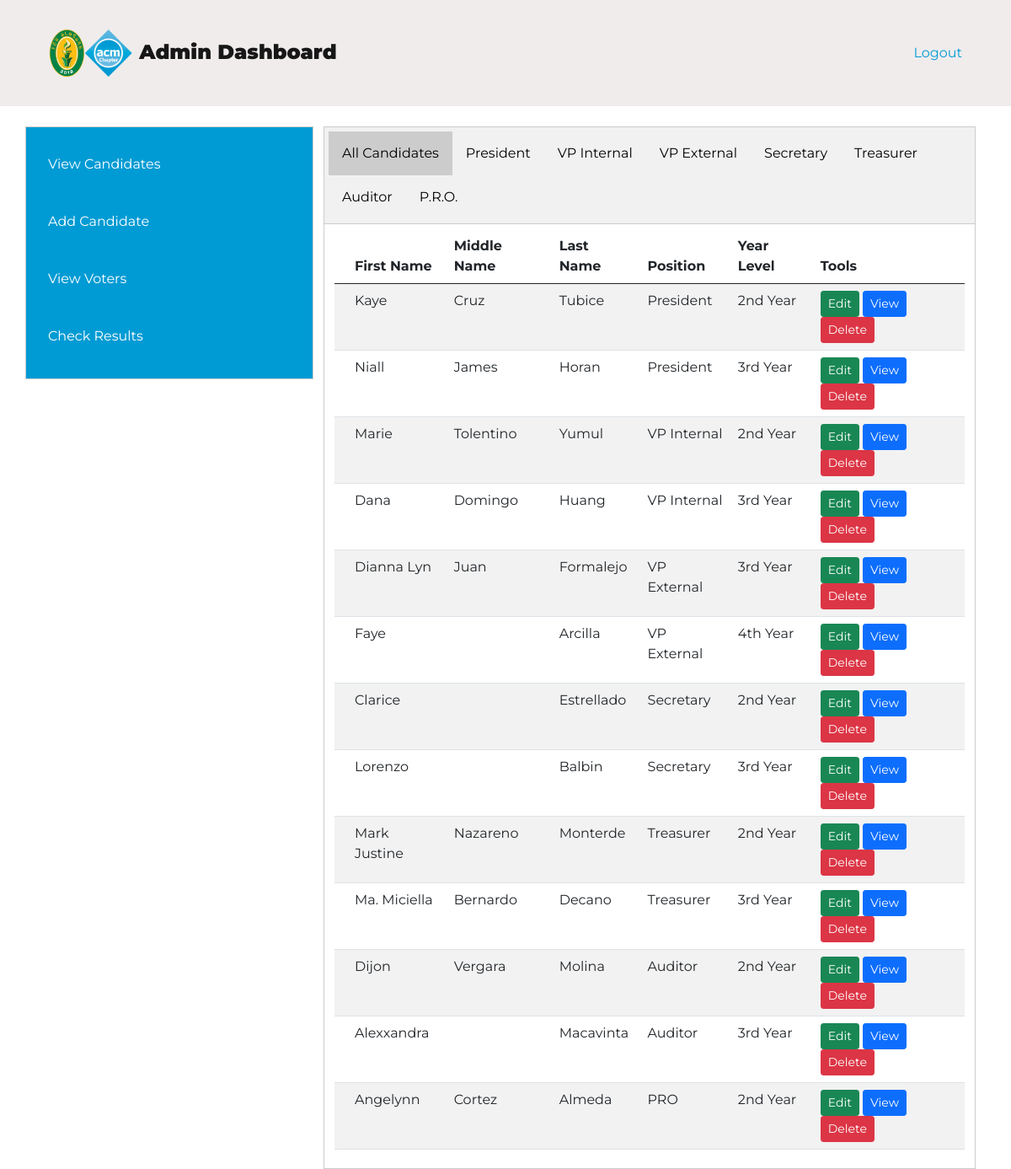
Page /admin_home.php on the committed database.
### tables this page shows
CREATE TABLE `records` (
  `username` int(9) NOT NULL,
  `password` varchar(50) NOT NULL,
  `firstname` varchar(50) NOT NULL,
  `middlename` varchar(50) NOT NULL,
  `lastname` varchar(50) NOT NULL,
  `position` varchar(50) NOT NULL,
  `accesslevel` varchar(50) NOT NULL,
  `yearlevel` varchar(50) NOT NULL,
  `gender` varchar(50) NOT NULL,
  `status` varchar(50) NOT NULL DEFAULT 'not voted',
  `votes` int(3) NOT NULL,
  `images` mediumblob NOT NULL
);

### admin_home.php (the view, shortened to what this page needs)
<!DOCTYPE html>
<html>
    <head>
        <link rel="stylesheet" href="https://cdn.jsdelivr.net/npm/bootstrap@5.0.0-beta1/dist/css/bootstrap.min.css">
	    <link rel="stylesheet" type="text/css" href="admin_home.css">
    </head>
    <body>
    <nav class="navbar navbar-expand-lg navbar-light bg-light">
    <div class="container"> <a class="navbar-brand" href="#">
            <div class="d-flex">
                <div class="ms-3 d-flex flex-column">
                    <div class="h4"> <img src="images/logo.png"> Admin Dashboard </div>
                </div>
            </div>
        </a>
        <div class="collapse navbar-collapse" id="mynav">
            <ul class="navbar-nav ms-auto mb-2 mb-lg-0">
                <li class="nav-item"> <a class="nav-link active" aria-current="page" href="logout.php">Logout <span class="fas fa-th-large px-1"></span></a> </li>
        </div>
    </div>
    </nav>
    <div class="container mt-4">
        <div class="row">
            <div class="tab">
            <button class="tablinks" onclick="openTab(event, 'ViewCandidates')" id = "defaultOpen">View Candidates</button>
            <button class="tablinks" onclick="openTab(event, 'AddCandidate')">Add Candidate</button>
            <button class="tablinks" onclick="openTab(event, 'ViewVoters')">View Voters</button>
            <button class="tablinks" onclick="openTab(event, 'CheckResults')" id = "CheckRes">Check Results</button>
            </div>
            <div id="ViewCandidates" class="tabcontent">
                <div class="tabh">
                <button class="tablinks" onclick="openTabh(event, 'Allcand')" id = "defaultOpen1">All Candidates</button>
                <button class="tablinks" onclick="openTabh(event, 'Pres')">President</button>
                <button class="tablinks" onclick="openTabh(event, 'VPInt')">VP Internal</button>
                <button class="tablinks" onclick="openTabh(event, 'VPExt')">VP External</button>
                <button class="tablinks" onclick="openTabh(event, 'Sec')">Secretary</button>
                <button class="tablinks" onclick="openTabh(event, 'Treas')">Treasurer</button>
                <button class="tablinks" onclick="openTabh(event, 'Audit')">Auditor</button>
                <button class="tablinks" onclick="openTabh(event, 'PRO')">P.R.O.</button>
                </div>
                <div id="Allcand" class="tabcontenth">
                <table class="table table-striped">
                    <thead>
                        <tr>
                            <th></th>
                            <th> First Name </th>
                            <th> Middle Name </th>
                            <th> Last Name </th>
                            <th> Position </th>
                            <th> Year Level </th>
                            <th>Tools</th>
                        </tr>
                    </thead>
                    <tbody>
                    <?php
                        $conn = mysqli_connect('localhost', 'root', '', 'phpfinals');
                        $selectall = mysqli_query($conn,"SELECT `username`, `firstname`, `middlename`, `lastname`, `position`, `yearlevel` FROM phpfinals.records WHERE `position` != ''");
                        function disp($stmnt)
                        {
                            while($row = mysqli_fetch_assoc($stmnt))
                            {
                                $id = $row['username'];
                                echo "<tr>";
                                echo "<td></td>";
                                echo "<td>" . $row['firstname']   . "</td>";
                                echo "<td>" . $row['middlename']  . "</td>";
                                echo "<td>" . $row['lastname']    . "</td>";
                                echo "<td>" . $row['position']  . "</td>";
                                echo "<td>" . $row['yearlevel'] . "</td>";
                                echo "<td>";
                                echo' <button type="button" class="btn btn-success btn-sm" onclick = "GetUser(' . $id . ')">Edit</button>';
                                echo' <button type="button" class="btn btn-primary btn-sm" onclick = "ShowDetails(' . $id . ')">View</button>';
                                echo' <button type="button" class="btn btn-danger btn-sm" onclick = "DeleteUser(' . $id . ')">Delete</button>';
                                echo "</td>";
                                echo "</tr>";
                            }
                        }
                        disp($selectall);
                    ?>
                    </tbody>
                    </table>
                </div>
                </div>
            <?php
                include "admin_home_ac.php";
            ?>
    </body>
</html>

### admin_home_ac.php (shortened to what this page needs)
<!DOCTYPE html>
<html>
</html>

### admin_home.css (style rules this page uses)
* { padding: 0; margin: 0; box-sizing: border-box; font-family: 'Montserrat', sans-serif }
img { height: 100px; width: 100px; }
nav .navbar-brand .h4 { margin-bottom: 0px; font-weight: 900 }
.navbar-light .navbar-nav .nav-link { color: black }
.navbar-light .navbar-nav .nav-link.active { color: #009bd4 }
.bg-light { background-color: #f0ecec !important }
* { box-sizing: border-box }
.tab { float: left; border: 1px solid #ccc; background-color: #009bd4; width: 30%; height: 300px; padding: 10px; }
.tab button { display: block; background-color: inherit; color: white; padding: 22px 16px; width: 100%; border: none; outline: none; text-align: left; cursor: pointer; transition: 0.3s; }
.tabcontent { float: left; padding: 0px 12px; border: 0px solid #ccc; width: 70%; border-left: none; height: 300px; }
.tabh { overflow: hidden; border: 1px solid #ccc; background-color: #f1f1f1; padding: 5px; }
.tabh button { background-color: inherit; float: left; border: none; outline: none; cursor: pointer; padding: 14px 16px; transition: 0.3s; }
.tabh button.active { background-color: #ccc; }
.tabcontenth { display: none; padding: 6px 12px; border: 1px solid #ccc; border-top: none; }

### rows in the picture
records: firstname "Kaye", middlename "Cruz", lastname "Tubice", position "President", yearlevel "2nd Year"
records: firstname "Niall", middlename "James", lastname "Horan", position "President", yearlevel "3rd Year"
records: firstname "Marie", middlename "Tolentino", lastname "Yumul", position "VP Internal", yearlevel "2nd Year"
records: firstname "Dana", middlename "Domingo", lastname "Huang", position "VP Internal", yearlevel "3rd Year"
records: firstname "Dianna Lyn", middlename "Juan", lastname "Formalejo", position "VP External", yearlevel "3rd Year"
records: firstname "Faye", lastname "Arcilla", position "VP External", yearlevel "4th Year"
records: firstname "Clarice", lastname "Estrellado", position "Secretary", yearlevel "2nd Year"
records: firstname "Lorenzo", lastname "Balbin", position "Secretary", yearlevel "3rd Year"
records: firstname "Mark Justine", middlename "Nazareno", lastname "Monterde", position "Treasurer", yearlevel "2nd Year"
records: firstname "Ma. Miciella", middlename "Bernardo", lastname "Decano", position "Treasurer", yearlevel "3rd Year"
records: firstname "Dijon", middlename "Vergara", lastname "Molina", position "Auditor", yearlevel "2nd Year"
records: firstname "Alexxandra", lastname "Macavinta", position "Auditor", yearlevel "3rd Year"
records: firstname "Angelynn", middlename "Cortez", lastname "Almeda", position "PRO", yearlevel "2nd Year"
